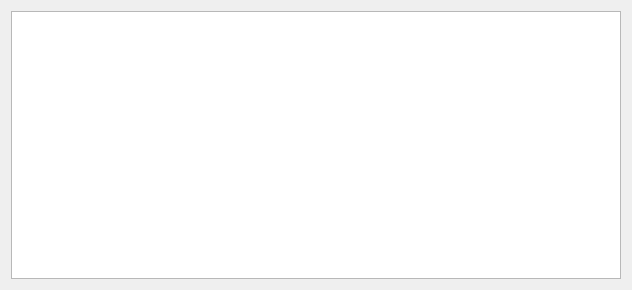
<?xml version="1.0" encoding="UTF-8"?>
<ui version="4.0">
 <class>musicList</class>
 <widget class="QWidget" name="musicList">
  <property name="geometry">
   <rect>
    <x>0</x>
    <y>0</y>
    <width>632</width>
    <height>290</height>
   </rect>
  </property>
  <property name="windowTitle">
   <string>MainWindow</string>
  </property>
  <layout class="QGridLayout" name="gridLayout">
   <item row="0" column="0">
    <widget class="QListWidget" name="m_musicList"/>
   </item>
  </layout>
 </widget>
 <resources/>
 <connections/>
</ui>
